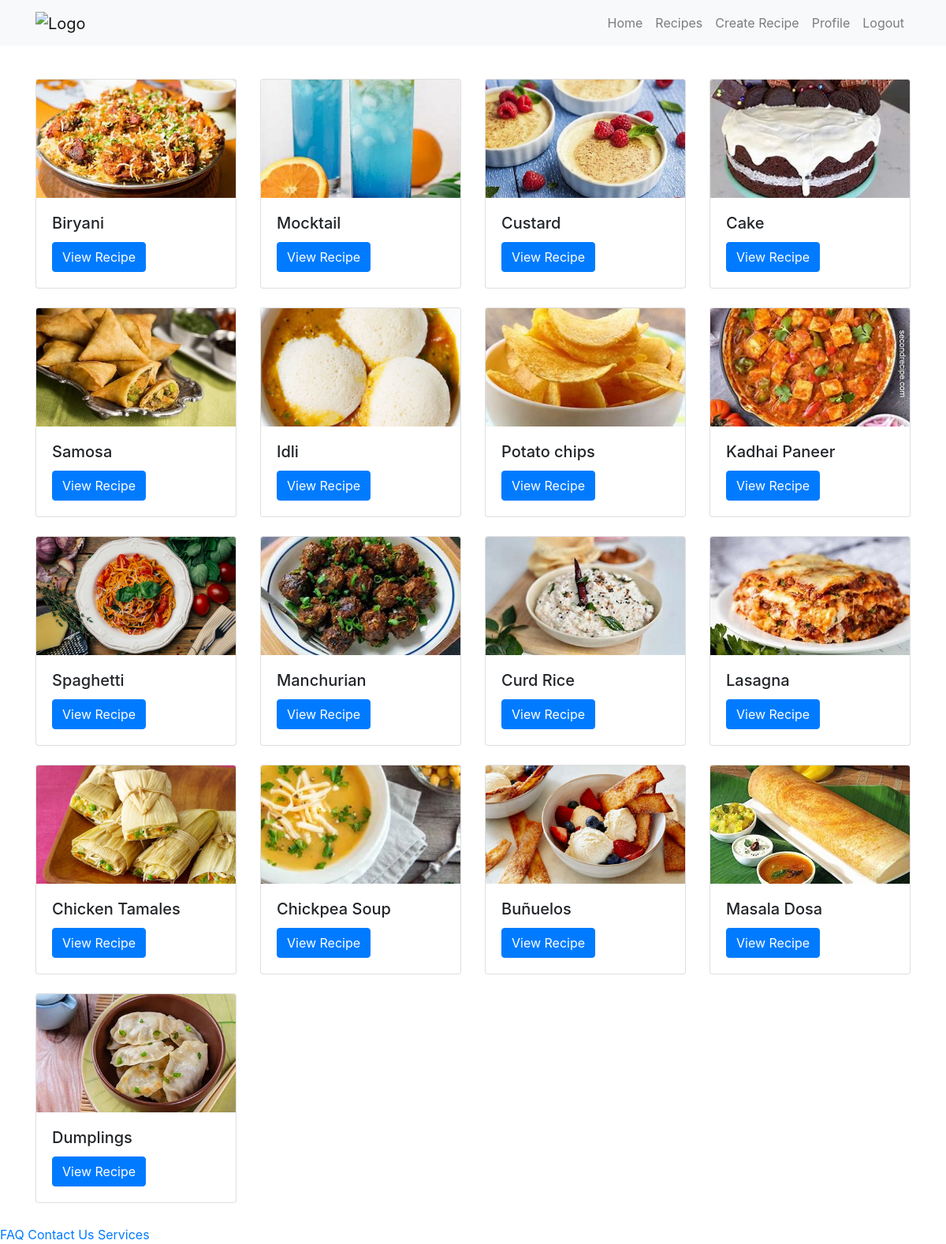
Screenshot of /userprofile/home/ (signed in) with the database file from the repository.
### recipe/models.py (models this page shows, shortened)
class RecipeModel(models.Model):
    chef = models.ForeignKey(get_user_model(),on_delete=models.CASCADE,related_name="RecipeModel_chef",null=True,blank=True)
    recipe_name = models.CharField(max_length=200)
    picture = models.ImageField(upload_to='recipes/',blank=True,null=True)
    cuisine = models.CharField(max_length=100, default='Unknown')
    time_to_cook = models.CharField(max_length=100,default=0)
    food_type = models.CharField(max_length=100,default='Unknown')
    description = models.TextField()
    ingredients = models.TextField(blank=True, null=True)
    updated_at = models.DateTimeField(auto_now=True)
    created_at = models.DateTimeField(auto_now_add=True, editable=False)

### userprofile/views.py (the view)
# urls.py: path('home/',home_view,name="home_view"),
def home_view(request):
    if request.user.is_authenticated:
        recipes = RecipeModel.objects.all()
        context = {
            'recipes': recipes
        }
        return render(request, 'home.html', context)
    else:
        return redirect('login_view')

### userprofile/templates/home.html (shortened to what this page needs)
{% extends "base.html" %}
{% block body %}
{% include "navbar.html" %}
<div class="container mt-5 pt-1 ">
    <div class="recipe-list  mb-1 mt-5">
        <div class="row">
            {% for recipe in recipes %}
                <div class="col-md-3 mb-4">
                    <div class="card">
                        <img src="{{ recipe.picture.url }}" class="card-img-top" style="height: 150px; object-fit: cover;" alt="{{ recipe.recipe_name }}">
                        <div class="card-body">
                            <h5 class="card-title">{{ recipe.recipe_name }}</h5>
                            {% if user.is_authenticated %}
                                <a href="{% url 'recipe_detail' recipe.id %}" class="btn btn-primary">View Recipe</a>
                            {% else %}
                                <a href="{% url 'login' %}" class="btn btn-primary">Login to View</a>
                            {% endif %}
                        </div>
                    </div>
                </div>
            {% endfor %}
        </div>
    </div>
</div>
<div class="footer">
    <a href="{% url 'faq' %}">FAQ</a>
    <a href="{% url 'contact' %}">Contact Us</a>
    <a href="{% url 'services' %}">Services</a>
</div>
{% endblock %}

### rows the page displays
RecipeModel: picture (picture), recipe_name "Biryani"
RecipeModel: picture (picture), recipe_name "Mocktail"
RecipeModel: picture (picture), recipe_name "Custard"
RecipeModel: picture (picture), recipe_name "Cake"
RecipeModel: picture (picture), recipe_name "Samosa"
RecipeModel: picture (picture), recipe_name "Idli"
RecipeModel: picture (picture), recipe_name "Potato chips"
RecipeModel: picture (picture), recipe_name "Kadhai Paneer"
RecipeModel: picture (picture), recipe_name "Spaghetti"
RecipeModel: picture (picture), recipe_name "Manchurian"
RecipeModel: picture (picture), recipe_name "Curd Rice"
RecipeModel: picture (picture), recipe_name "Lasagna"
RecipeModel: picture (picture), recipe_name "Chicken Tamales"
RecipeModel: picture (picture), recipe_name "Chickpea Soup"
RecipeModel: picture (picture), recipe_name "Buñuelos"
RecipeModel: picture (picture), recipe_name "Masala Dosa"
RecipeModel: picture (picture), recipe_name "Dumplings"
